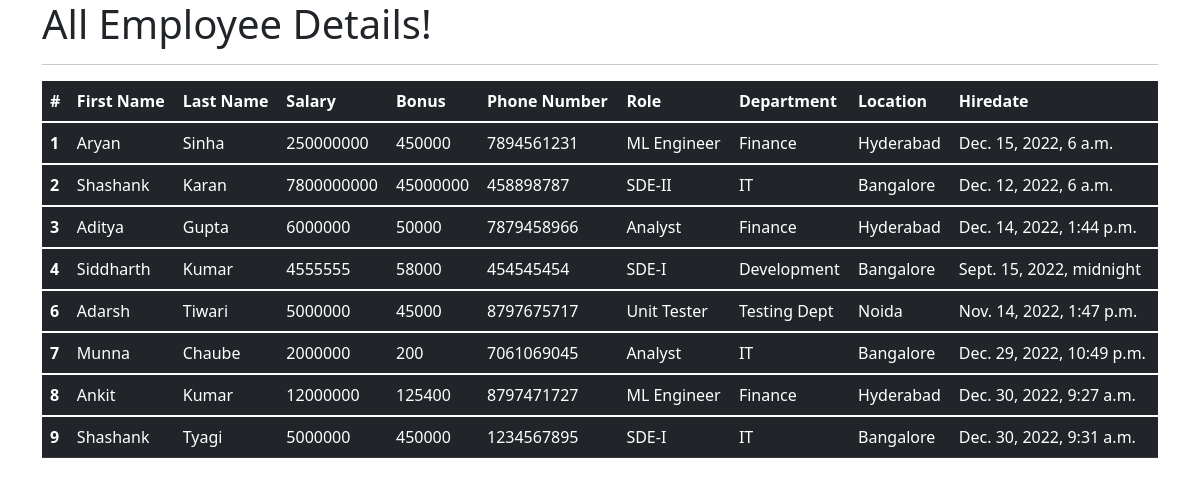
The app's page /all_emp with its own data.
### emp_app/models.py (models this page shows, shortened)
class Employee(models.Model):
    first_name = models.CharField(max_length=100,null=False)
    last_name = models.CharField(max_length=100)
    dept = models.ForeignKey(Department,on_delete=models.CASCADE)
    salary = models.IntegerField(default=0)
    bonus = models.IntegerField(default=0)
    role = models.ForeignKey(Role, on_delete=models.CASCADE)
    phone = models.IntegerField(default=0)
    hire_date = models.DateTimeField()
    def __str__(self):
        return f'{self.first_name} {self.last_name} {self.phone}'

class Role(models.Model):
    name = models.CharField(max_length=100,null=False)

class Department(models.Model):
    name = models.CharField(max_length=100,null=False)
    location = models.CharField(max_length=100)

### emp_app/views.py (the view)
# urls.py: path('all_emp',views.all_emp,name='all_emp'),
def all_emp(request):
    emps = Employee.objects.all()
    context = {
        'emps':emps
    }
    print(context)
    return render(request, 'view_all_emp.html',context)

### emp_app/templates/view_all_emp.html (shortened to what this page needs)
<!DOCTYPE html>
<html lang="en">
<head>
    <link href="https://cdn.jsdelivr.net/npm/bootstrap@5.1.3/dist/css/bootstrap.min.css" rel="stylesheet">
</head>
<body>
    <div class="container">
        <h1>All Employee Details!</h1>
        <hr>
        <table class="table table-dark">
            <thead>
                <tr>
                    <th scope="col">#</th>
                    <th scope="col">First Name</th>
                    <th scope="col">Last Name</th>
                    <th scope="col">Salary</th>
                    <th scope="col">Bonus</th>
                    <th scope="col">Phone Number</th>
                    <th scope="col">Role</th>
                    <th scope="col">Department</th>
                    <th scope="col">Location</th>
                    <th scope="col">Hiredate</th>
                </tr>
            </thead>
            {% for emp in emps %}
            <tbody>
                <tr>
                    <th scope="row">{{emp.id}}</th>
                    <td>{{emp.first_name}}</td>
                    <td>{{emp.last_name}}</td>
                    <td>{{emp.salary}}</td>
                    <td>{{emp.bonus}}</td>
                    <td>{{emp.phone}}</td>
                    <td>{{emp.role.name}}</td>
                    <td>{{emp.dept.name}}</td>
                    <td>{{emp.dept.location}}</td>
                    <td>{{emp.hire_date}}</td>
                </tr>
            </tbody>
            {% endfor %}
        </table>
    </div>
</body>
</html>

### records on screen
Employee: id "1", first_name "Aryan", last_name "Sinha", salary "250000000", bonus "450000", phone "7894561231", role.name "ML Engineer", dept.name "Finance", dept.location "Hyderabad", hire_date "Dec. 15, 2022, 6 a.m."
Employee: id "2", first_name "Shashank", last_name "Karan", salary "7800000000", bonus "45000000", phone "458898787", role.name "SDE-II", dept.name "IT", dept.location "Bangalore", hire_date "Dec. 12, 2022, 6 a.m."
Employee: id "3", first_name "Aditya", last_name "Gupta", salary "6000000", bonus "50000", phone "7879458966", role.name "Analyst", dept.name "Finance", dept.location "Hyderabad", hire_date "Dec. 14, 2022, 1:44 p.m."
Employee: id "4", first_name "Siddharth", last_name "Kumar", salary "4555555", bonus "58000", phone "454545454", role.name "SDE-I", dept.name "Development", dept.location "Bangalore", hire_date "Sept. 15, 2022, midnight"
Employee: id "6", first_name "Adarsh", last_name "Tiwari", salary "5000000", bonus "45000", phone "8797675717", role.name "Unit Tester", dept.name "Testing Dept", dept.location "Noida", hire_date "Nov. 14, 2022, 1:47 p.m."
Employee: id "7", first_name "Munna", last_name "Chaube", salary "2000000", bonus "200", phone "7061069045", role.name "Analyst", dept.name "IT", dept.location "Bangalore", hire_date "Dec. 29, 2022, 10:49 p.m."
Employee: id "8", first_name "Ankit", last_name "Kumar", salary "12000000", bonus "125400", phone "8797471727", role.name "ML Engineer", dept.name "Finance", dept.location "Hyderabad", hire_date "Dec. 30, 2022, 9:27 a.m."
Employee: id "9", first_name "Shashank", last_name "Tyagi", salary "5000000", bonus "450000", phone "1234567895", role.name "SDE-I", dept.name "IT", dept.location "Bangalore", hire_date "Dec. 30, 2022, 9:31 a.m."
